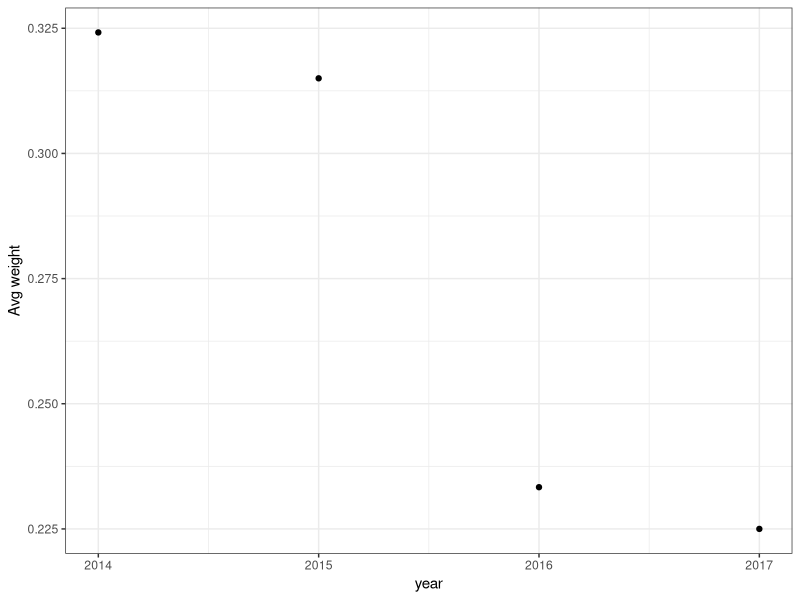
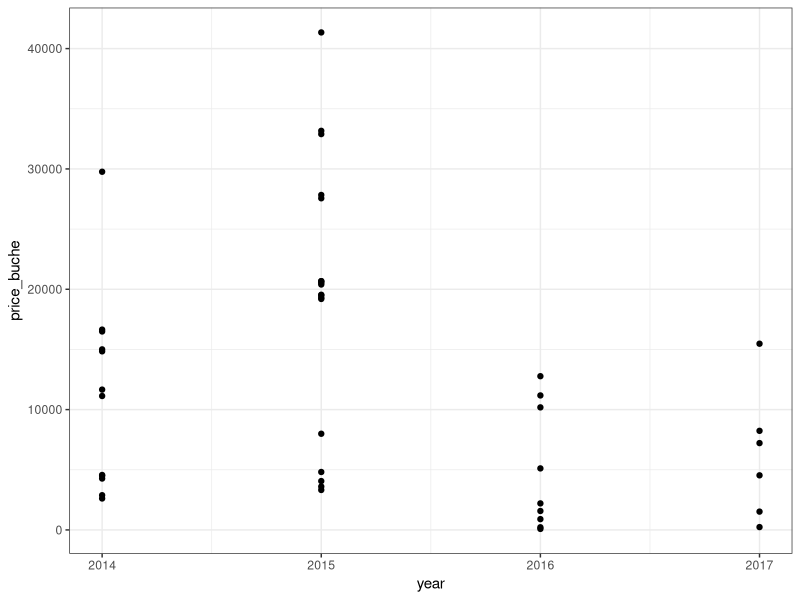
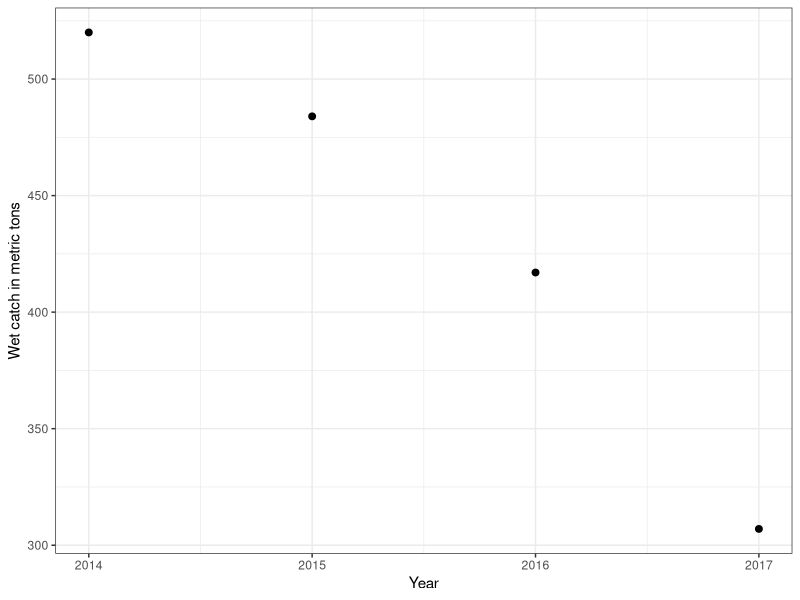
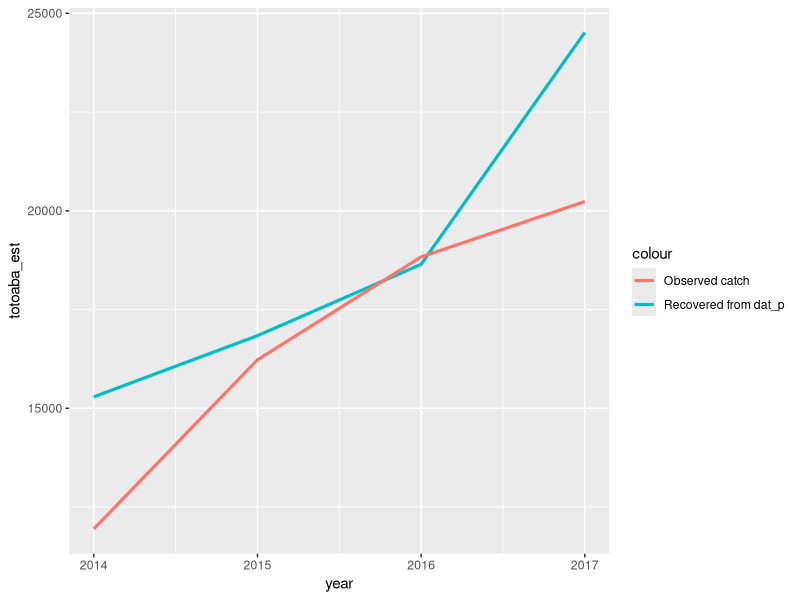
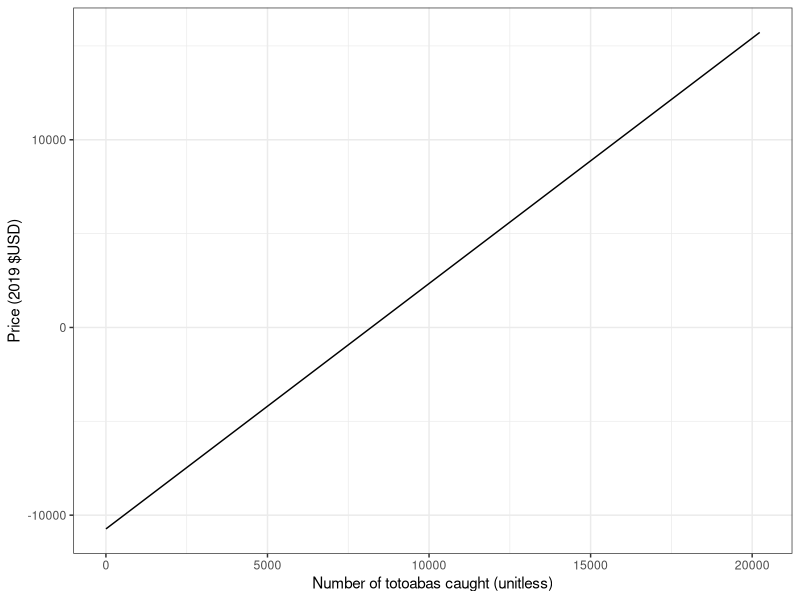
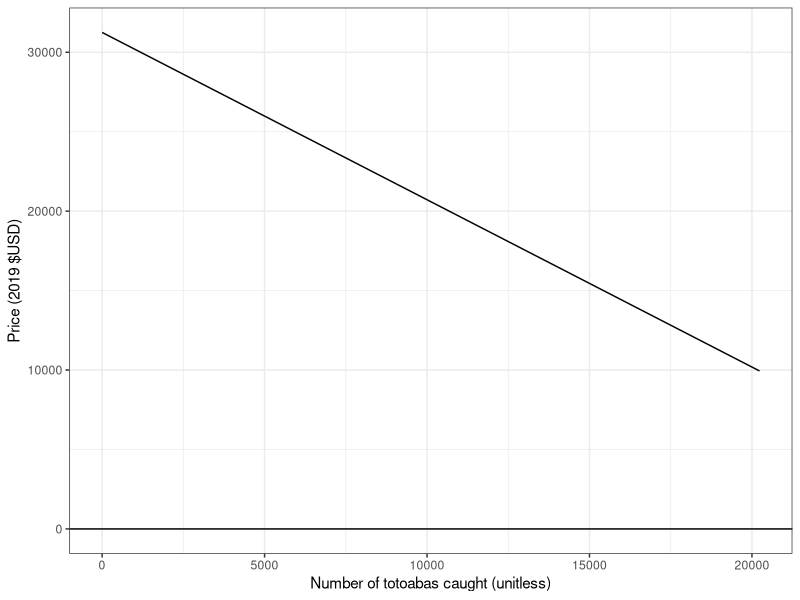
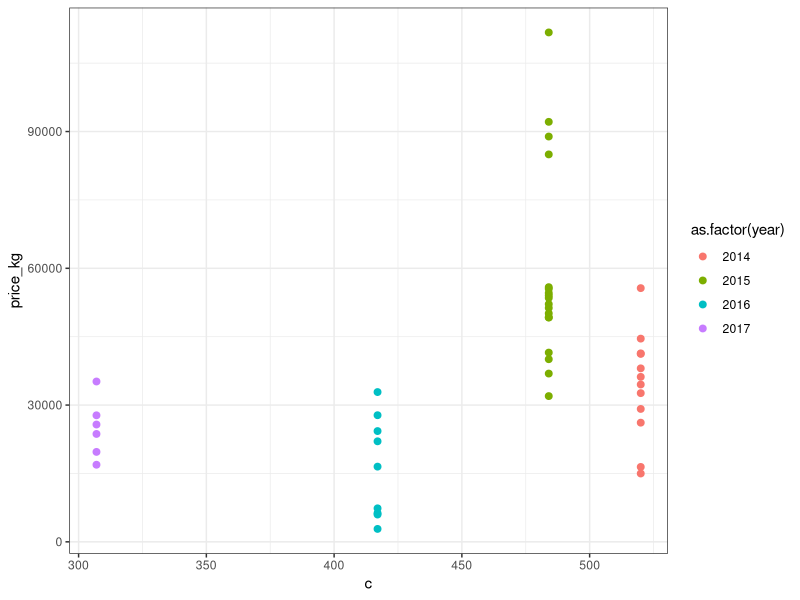
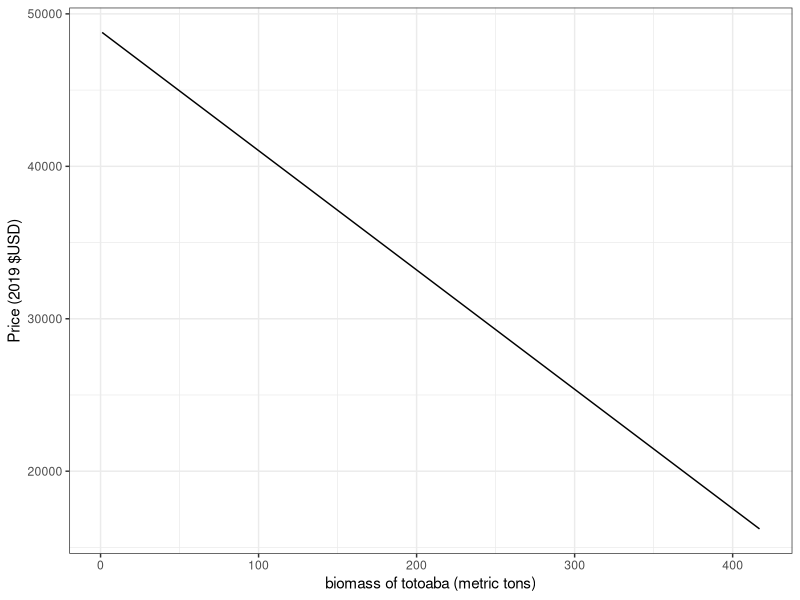

Here is the R script that generated these plots, in order:
## ---- chunk 1
knitr::opts_chunk$set(echo = F)
library(tidyverse)
library("ggsci")
library(here)
## ---- chunk 2
dat_p = read.csv(here("data","andrew","dat_p.csv")) #Price-quantity data (OG Paper)
dat_b = read.csv(here('data', 'andrew', "datatheif_stock.csv"))
## ---- chunk 3
dat_p %>% 
  group_by(year) %>%
 summarise_at(vars(kg), list(name = mean))%>%
  ggplot(aes(x = year,  y = name))+
  geom_point()+
  theme_bw()+
  ylab('Avg weight')
## ---- chunk 4
dat_p = dat_p %>%
  mutate(price_buche = g*p,
         price_kg = p*1000, 
         price_buche_kg = price_buche*1000)
dat_p %>%
  ggplot(aes(x=year))+
  geom_point(aes(y = price_buche))+
  theme_bw()
## ---- chunk 5
dat_b %>% subset(y>2013)%>%
  ggplot(aes(x=y, y= c))+
  geom_point(size = 2)+
  theme_bw()+
  ylab("Wet catch in metric tons")+
  xlab('Year')
## ---- chunk 6
#JML. Added a conversion factor that transforms dry weight to wet weight (dw / 0.31 = ww)
dat_p = dat_p %>% mutate(totoaba = ((q*1000)/0.31)/.5) 
dat_b = dat_b %>% mutate(totoaba = (c*1000/25.7)) 

data.frame( totoaba_est = dat_p %>% select(totoaba) %>% unique() %>% pull(),
            totoaba_obs = dat_b %>% subset(y>2013) %>% select(totoaba)%>%pull(),
            year = c(2014, 2015, 2016, 2017))%>%
  ggplot(aes(x=year))+
  geom_line(aes(y = totoaba_est, colour= 'Recovered from dat_p'), linewidth = 1.1)+
  geom_line(aes(y = totoaba_obs, colour = 'Observed catch'), linewidth = 1.1)
  
## ---- chunk 7
results = data.frame()
new_dat = merge(dat_b %>% subset(y>2013) %>% select(y,totoaba) %>%rename(year=y), dat_p %>% select(year, price_buche))
model = lm(price_buche ~ totoaba, data = new_dat)
summary(model)

demand = function(totoaba){
  y = model$coefficients[1] + model$coefficients[2]*totoaba
  return(y)
}

data.frame(x = seq(1,max(dat_b %>% subset(y>2013)%>%select(totoaba)))) %>%
  mutate(demand = demand(x))%>%
  ggplot(aes(x = x, y = demand))+
  geom_line()+
  xlab('Number of totoabas caught (unitless)')+
  ylab('Price (2019 $USD)')+
  theme_bw()

results = results %>% rbind(model$coefficients)
## ---- chunk 8
new_dat = dat_p %>% select(price_buche, totoaba)
model = lm(price_buche ~ totoaba, data = new_dat)
summary(model)

demand = function(totoaba){
  y = model$coefficients[1] + model$coefficients[2]*totoaba
  return(y)
}

data.frame(x = seq(1,max(dat_b %>% subset(y>2013)%>%select(totoaba)))) %>%
  mutate(demand = demand(x))%>%
  ggplot(aes(x = x, y = demand))+
  geom_line()+
  xlab('Number of totoabas caught (unitless)')+
  ylab('Price (2019 $USD)')+
  theme_bw()+
  geom_hline(yintercept=0)

results = results %>% rbind(model$coefficients)
## ---- chunk 9
colnames(results) = c('Intercept (alpha)', 'beta')
print(results)
## ---- chunk 10
results = results[1,]
## ---- chunk 11

new_dat = merge(dat_b %>% 
                  subset(y>2013) %>% 
                  select(y,c) %>%
                  rename(year=y), 
                dat_p %>% 
                  subset(year > 2013) %>%
                  select(year, price_buche, price_kg))

new_dat = new_dat %>% mutate(c_kg = c*1000)

new_dat2 = merge(dat_b %>% 
                  subset(y>2013) %>% 
                  select(y,c) %>%
                  rename(year=y), 
                 dat_p %>% 
                   group_by(year)%>%
                   summarise_at(vars(price_kg),
                                list(avg_price_kg = mean)))
# Sample restriction to 2016
#
#new_dat2 %>% 
#  ggplot(aes(x = c,
#             y = avg_price_kg, 
#             colour = as.factor(year)))+
#  geom_point(size = 2)+
#  theme_bw

new_dat %>% 
  ggplot(aes(x = c, 
             y = price_kg, 
             colour = as.factor(year))) + 
  geom_point(size = 2)+
  theme_bw()
## ---- chunk 12
new_dat = new_dat %>% subset(year >2015)
model  = lm(price_kg ~ c, data = new_dat)

demand = function(biomass){
  y = model$coefficients[1] + model$coefficients[2]*biomass
  return(y)
}

data.frame(x = seq(1,max(new_dat %>%select(c)))) %>%
  mutate(demand = demand(x))%>%
  ggplot(aes(x = x, y = demand))+
  geom_line()+
  xlab('biomass of totoaba (metric tons)')+
  ylab('Price (2019 $USD)')+
  theme_bw()

summary(model)
## ---- chunk 13
df_wild = read.csv(here('data', 'w_par.csv'))
W = 8215
c = 68
results = results %>% cbind(W,c)
print(results)
## ---- chunk 14

r = 0.039
k = 20226 # in metric tons of biomass from INAPESCA
k_ = k*1000 # in kilos

catchability = 0.0005526788# in vessel trips ^-1


results = results %>% cbind(r, k_, catchability)
## ---- chunk 15
dat_w = read.csv(here("data", "w_par.csv"))
max_E = sum(dat_w$total_fleet_days_year)
## ---- chunk 16


# Define coefficients for average costs in different estimation scenarios
avg_cost = 8215.34
min_cost = 3992.27
max_cost = 13327.92

# Define the number of trips as a continuous variable that ranges from 0 to realized trips majored by 50%
values_W = data.frame()

for (x in c(1, 1.2, 1.5)){
  
  trips = seq(0,1920*x,0.1)

# Define total costs based on different estimation scenarios
  cost_avg = avg_cost * trips
  cost_min = min_cost * trips
  cost_max = max_cost * trips

# Define trips^2
  trips_2 = trips^2

# Define quadratic cost function as a function of the coefficient W
  quadratic_cost = function(W){
    return(W*trips_2)
  }

# Approach 0 : get average cost and divide by average x
  W_avg_trip = avg_cost/(max(trips)/2)
  Ws = c(W_avg_trip = W_avg_trip)
# Approach 1: minimize sum of pointwise squared differences
  difference = function(W)(sum((cost_avg - W*trips_2)^2))


  res = optimize(difference, interval = c(0,1000))

  costs_estimation = data.frame(trips, 
                                cost_avg,
                                quad_cost_avg = quadratic_cost(W_avg_trip),
                                quad_cost_optim = quadratic_cost(res$minimum))
  Ws = append(Ws, c(W_pointwise = res$minimum))

# Second approach : minimize the sum of squared integral difference
  difference = function(W){
    y1 = W*trips_2
    return( (sum(y1) - sum(cost_avg))^2)
  }

  res = optimize(difference, interval = c(0,1000))

  Ws = append(Ws, c(W_integral = res$minimum))
  costs_estimation = costs_estimation%>%
    mutate(quad_cost_optim2 = quadratic_cost(res$minimum))
  
# Third approahc : find W such that the cost for realized trips (1920) is equal for both specifications
  W_exact = avg_cost/max_E
  Ws = append(Ws, c(W_exact_1920 = W_exact))
  Ws = append(Ws, x=x, 1)
  costs_estimation = costs_estimation%>%
    mutate(quad_cost_exact = quadratic_cost(W_exact))
  
# Fourth approache : equate marginal costs at existing equilibrium point
  # MC = 2*W*E
  # maxE = 1920
  W_MC_storage = c()
  W_MC = avg_cost/(2*max_E)
  Ws = append(Ws, c(MC_eq = W_MC))
  differ = max_E*avg_cost -W_MC*max_E^2 

  costs_estimation = costs_estimation%>%
    mutate(quad_cost_MC = quadratic_cost(W_MC)+ differ)
  values_W = rbind(values_W, Ws)

}
colnames(values_W) = names(Ws)
W_MC = c(avg_cost/(2*max_E), min_cost/(2*max_E), max_cost/(2*max_E))
# Graph : 

costs_estimation%>%
  ggplot(aes(x=trips))+
  geom_line(aes(y=cost_avg, colour = 'linear cost'), linetype = "dashed")+
  geom_line(aes(y = quad_cost_avg, colour = 'With W average of trips'))+
  geom_line(aes(y = quad_cost_optim, colour = 'Optim by pointwise difference'))+
  geom_line(aes(y = quad_cost_optim2, colour = 'Optim by integral difference'))+
  geom_line(aes(y = quad_cost_exact, colour = 'Linear = quadratic at historical equilibrium'))+
  geom_line(aes(y = quad_cost_MC, colour = 'MC equal at historical equilibrium'))+
  #geom_vline(xintercept = 1920)+
  theme_bw()+
  scale_color_aaas()
print(Ws)
## ---- chunk 17
results = results %>% cbind(W_MC)
## ---- chunk 18
# Demand for totoaba buche : USD per unit of biomass of totoaba
alpha = model$coefficients[1] # Choke price in USD 
beta = -model$coefficients[2] # Demand coefficient for 

demand = function(totoaba){
  # Yields price per tons of totoaba
  price = alpha - beta*totoaba
  names(price) = c('price')
  return(price)
}

# Growth function for totoaba biomass (in kilograms)
growth = function(x){
  y = r*x*(1-x/k)
  return(y)
}
# conversion rate of totoaba biomass to buche biomass
conv = .5/25.7

# Catchability
sigma = 0.0005526788

# Cost parameters:
W = W_MC[1]

# gamma & v per kilogram of totoaba
dat_aqua = read.csv(here('data', 'aqua_par_farm.csv'))
dat_aqua = dat_aqua %>%
  mutate(cost_per_kilo_toto = Totoaba_Age*2,
         cost_per_ton_toto = cost_per_kilo_toto * 1000,
         cost_per_kilo_buche = cost_per_kilo_toto/conv)

gamma = dat_aqua %>% subset(Gamma>0.6 & Gamma < .65) %>% select(Gamma) %>% pull()
v = dat_aqua %>% subset(Gamma>0.6 & Gamma < .65) %>% select(cost_per_ton_toto) %>% pull()

# Cost parameter for monopoly : 
c = 2657.41 # per metric ton of totoaba
#test
c = c /10
## ---- chunk 19

qty_monop = function(x){
 y = (alpha - c)*sigma^2 * x^2 / (2*beta* sigma^2 * x^2 + 2*W)
 return(y)
}

result1 = data.frame( x = seq(1, k))%>%
  mutate(growth = growth(x),
         qty_monop = qty_monop(x),
         differ = growth - qty_monop)

result1 %>% subset(differ <1 & differ >-1)

result1 %>% ggplot(aes(x=x))+
  geom_line(aes(y = growth))+
  geom_line(aes(y = qty_monop))
#  geom_vline(xintercept =8447*1000)

result1 %>% ggplot(aes(x = x, y = growth)) +geom_line()
result1 %>% ggplot(aes(x = x, y = qty_monop)) +geom_line()
